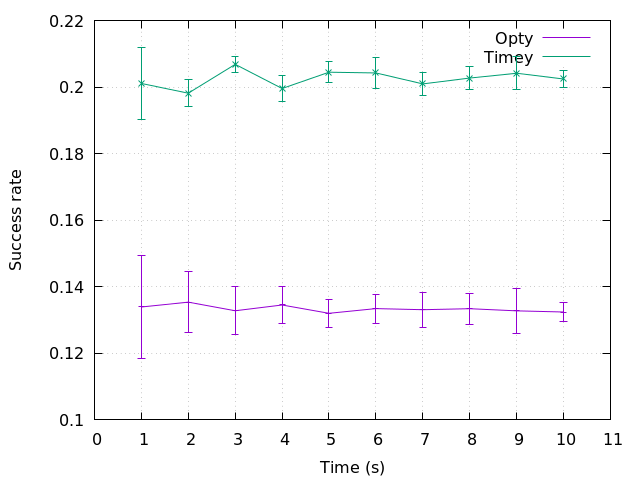

Write the gnuplot code that produced this figure.
set datafile separator ','
set terminal pngcairo
set output 'fig.png'
set xlabel 'Time (s)'
set ylabel 'Success rate'
set grid

set offset graph 0.05, graph 0.05, graph 0.05, graph 0.05


plot '../../exp1/e/mean.csv' w l lt 1 title 'Opty', \
	'../../exp1/e/mean.csv' using 1:2:3 w yerrorbars notitle lt 1 , \
	'mean.csv' w l lt 2 title 'Timey', \
	'mean.csv' using 1:2:3 w yerrorbars notitle lt 2
